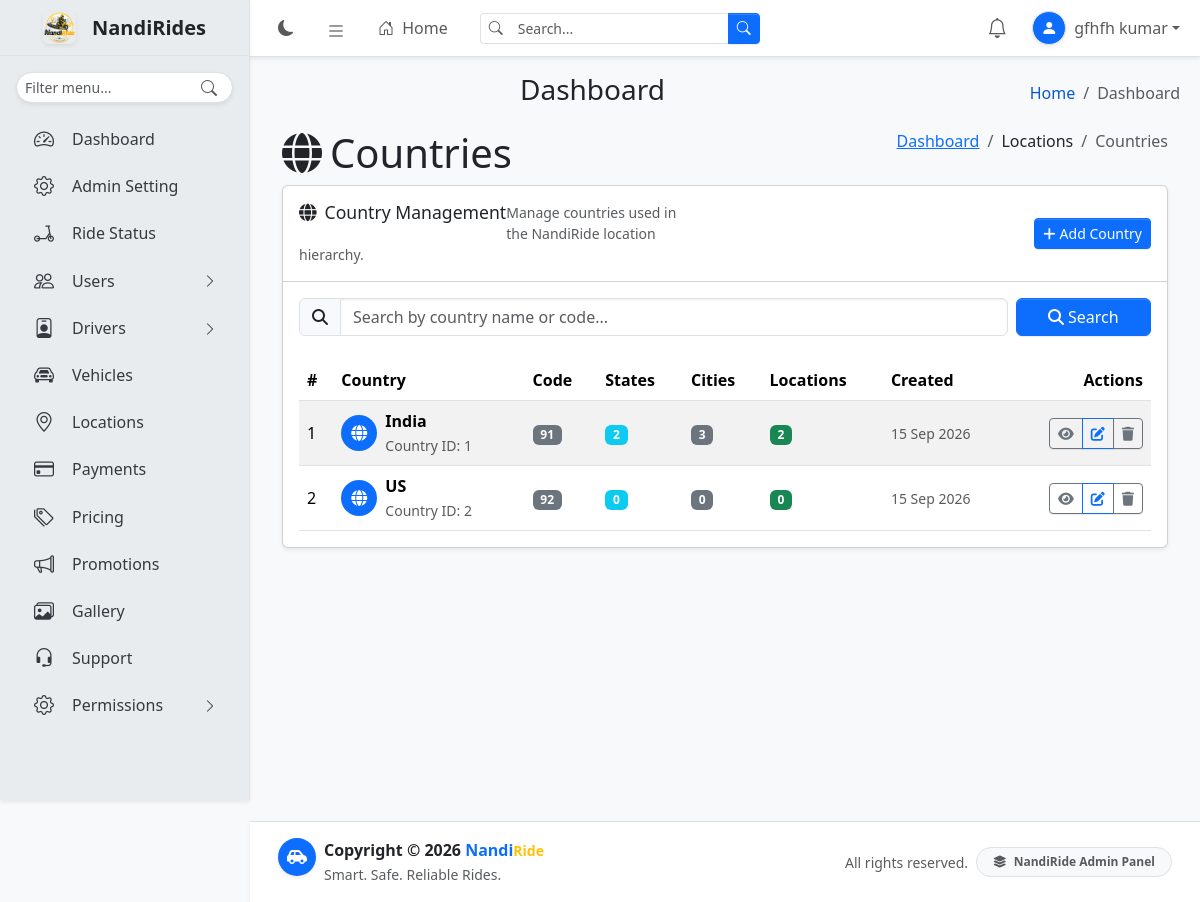
/admindashboard/locations/countries/ (signed in), run on the app's committed database.
### locations/models.py (models this page shows, shortened)
class Country(TimeStampedModel):
    name = models.CharField(max_length=100)
    code = models.CharField(max_length=10, unique=True)

### locations/views.py (the view)
@login_required
@permission_required("locations.view_country", raise_exception=True)
def country_list(request):
    query = request.GET.get(
        "q",
        "",
    ).strip()
    countries = Country.objects.annotate(
        state_count=Count(
            "states",
            distinct=True,
        ),
        city_count=Count(
            "states__cities",
            distinct=True,
        ),
        location_count=Count(
            "states__cities__locations",
            distinct=True,
        ),
    ).order_by("name")
    if query:
        countries = countries.filter(
            Q(name__icontains=query)
            | Q(code__icontains=query)
        )
    context = {
        "countries": countries,
        "query": query,
        "q": query,
    }
    return render(
        request,
        "locations/country_list.html",
        context,
    )

### core/templatetags/navigation.py (called while the page is built)
def user_has_permission(user, permission):
    if not permission:
        return True
    if not user.is_authenticated:
        return False
    if user.is_superuser:
        return True
    return user.has_perm(permission)

def item_is_visible(user, item):
    if item.get("staff_only") and not user.is_staff:
        return False
    permission = item.get("permission")
    if not user_has_permission(user, permission):
        return False
    return True

@register.simple_tag(takes_context=True)
def get_navigation(context):
    request = context["request"]
    current_url_name = ""
    if request.resolver_match:
        current_url_name = request.resolver_match.url_name
    return build_navigation(
        request.user,
        current_url_name,
    )

### support/context_processors.py (called while the page is built)
def notifications(request):
    if not request.user.is_authenticated:
        return {
            "notifications": [],
            "unread_notifications_count": 0,
        }
    user_notifications = Notification.objects.filter(
        user=request.user
    ).order_by("-created_at")[:10]
    unread_count = Notification.objects.filter(
        user=request.user,
        is_read=False
    ).count()
    return {
        "notifications": user_notifications,
        "unread_notifications_count": unread_count,
    }

### locations/templates/locations/country_list.html (shortened to what this page needs)
{% extends "base.html" %}
{% block content %}
<section class="content-header">
    <div class="container-fluid">
        <div class="row mb-2">
            <div class="col-sm-6">
                <h1 class="m-0">
                    <i class="fas fa-globe me-2"></i>Countries
                </h1>
            </div>
            <div class="col-sm-6">
                <ol class="breadcrumb float-sm-end">
                    <li class="breadcrumb-item">
                        <a href="{% url 'dashboard' %}">Dashboard</a>
                    </li>
                    <li class="breadcrumb-item">Locations</li>
                    <li class="breadcrumb-item active">Countries</li>
                </ol>
            </div>
        </div>
    </div>
</section>
<section class="content">
    <div class="container-fluid">
        <div class="card shadow-sm">
            <div class="card-header">
                <div class="d-flex flex-column flex-md-row justify-content-between align-items-md-center gap-2">
                    <div>
                        <h3 class="card-title mb-1">
                            <i class="fas fa-globe me-2"></i>Country Management
                        </h3>
                        <div class="text-muted small">
                            Manage countries used in the NandiRide location hierarchy.
                        </div>
                    </div>
                    <a href="{% url 'country_create' %}" class="btn btn-primary btn-sm">
                        <i class="fas fa-plus me-1"></i>Add Country
                    </a>
                </div>
            </div>
            <div class="card-body">
                <form method="get" class="mb-4">
                    <div class="row g-2">
                        <div class="col-md-10">
                            <div class="input-group">
                                <span class="input-group-text">
                                    <i class="fas fa-search"></i>
                                </span>
                                <input type="text"
                                       name="q"
                                       value="{{ request.GET.q|default:'' }}"
                                       class="form-control"
                                       placeholder="Search by country name or code...">
                            </div>
                        </div>
                        <div class="col-md-2">
                            <button type="submit" class="btn btn-primary w-100">
                                <i class="fas fa-search me-1"></i>Search
                            </button>
                        </div>
                    </div>
                </form>
                <div class="table-responsive">
                    <table class="table table-hover table-striped align-middle mb-0">
                        <thead>
                            <tr>
                                <th>#</th>
                                <th>Country</th>
                                <th>Code</th>
                                <th>States</th>
                                <th>Cities</th>
                                <th>Locations</th>
                                <th>Created</th>
                                <th class="text-end">Actions</th>
                            </tr>
                        </thead>
                        <tbody>
                            {% for country in countries %}
                                <tr>
                                    <td>
                                        {{ forloop.counter }}
                                    </td>
                                    <td>
                                        <div class="d-flex align-items-center">
                                            <span class="avatar bg-primary rounded-circle d-inline-flex align-items-center justify-content-center me-2"
                                                  style="width: 36px; height: 36px;">
                                                <i class="fas fa-globe text-white"></i>
                                            </span>
                                            <div>
                                                <div class="fw-semibold">
                                                    {{ country.name }}
                                                </div>
                                                <small class="text-muted">
                                                    Country ID: {{ country.pk }}
                                                </small>
                                            </div>
                                        </div>
                                    </td>
                                    <td>
                                        <span class="badge bg-secondary">
                                            {{ country.code }}
                                        </span>
                                    </td>
                                    <td>
                                        <span class="badge bg-info">
                                            {{ country.states.count }}
                                        </span>
                                    </td>
                                    <td>
                                        <span class="badge bg-secondary">
                                            {{ country.city_count|default:"0" }}
                                        </span>
                                    </td>
                                    <td>
                                        <span class="badge bg-success">
                                            {{ country.location_count|default:"0" }}
                                        </span>
                                    </td>
                                    <td>
                                        <span class="text-muted small">
                                            {{ country.created_at|date:"d M Y" }}
                                        </span>
                                    </td>
                                    <td class="text-end">
                                        <div class="btn-group" role="group">
                                            <a href="{% url 'country_detail' country.pk %}"
                                               class="btn btn-sm btn-outline-secondary"
                                               title="View Country">
                                                <i class="fas fa-eye"></i>
                                            </a>
                                            <a href="{% url 'country_edit' country.pk %}"
                                               class="btn btn-sm btn-outline-primary"
                                               title="Edit Country">
                                                <i class="fas fa-edit"></i>
                                            </a>
                                            <button type="button"
                                                    class="btn btn-sm btn-outline-secondary"
                                                    title="Delete Country"
                                                    data-bs-toggle="modal"
                                                    data-bs-target="#deleteCountryModal{{ country.pk }}">
                                                <i class="fas fa-trash"></i>
                                            </button>
                                        </div>
                                    </td>
                                </tr>
                            {% endfor %}
                        </tbody>
                    </table>
                </div>
            </div>
        </div>
    </div>
</section>
{% endblock %}

### templates/includes/navbar.html (shortened to what this page needs)
{% load static %}
<nav class="app-header navbar navbar-expand bg-body border-bottom shadow-sm {% if request.resolver_match.url_name == 'login' %}app-header-login{% else %}app-header-dashboard{% endif %}" style="position:fixed!important;top:0;right:0;z-index:1030!important;">
    <div class="container-fluid position-relative">
        <ul class="navbar-nav align-items-center">
            <li class="nav-item">
                <button type="button" class="nav-link border-0 bg-transparent rounded-circle" id="theme-toggle" aria-label="Toggle theme" title="Toggle theme">
                    <i class="bi bi-moon-fill" id="theme-icon"></i>
                </button>
            </li>
            {% if request.resolver_match.url_name != 'login' %}
            <li class="nav-item">
                <a class="nav-link rounded" data-lte-toggle="sidebar" href="#" role="button" aria-label="Toggle sidebar" title="Toggle sidebar">
                    <i class="bi bi-list fs-5"></i>
                </a>
            </li>
            <li class="nav-item d-none d-md-block">
                <a href="{% url 'dashboard' %}" class="nav-link fw-medium">
                    <i class="bi bi-house-door me-1"></i>
                    Home
                </a>
            </li>
            {% endif %}
        </ul>
        {% if request.resolver_match.url_name == 'login' %}
        <div class="position-absolute top-50 start-50 translate-middle d-flex align-items-center gap-3 text-nowrap">
            <img src="{% static 'user/images/logo.png' %}" alt="NandiRide Logo" width="42" height="42" class="rounded-3 shadow-sm">
            <div class="lh-sm">
                <div class="fw-bold fs-5 text-body">
                    Welcome to the Nandi<small class="text-warning">Ride</small>
                    <span class="fs-5 text-body fw-semibold">Administration Portal</span>
                </div>
            </div>
        </div>
        {% else %}
        <form class="d-none d-md-flex ms-3" role="search" method="get" action="#">
            <div class="input-group input-group-sm">
                <span class="input-group-text bg-body border-end-0">
                    <i class="bi bi-search text-body-secondary"></i>
                </span>
                <input type="search" id="navbar-search-input" name="q" class="form-control border-start-0 shadow-none" placeholder="Search..." autocomplete="off" value="{{ request.GET.q|default:'' }}">
                <button type="submit" class="btn btn-primary">
                    <i class="bi bi-search"></i>
                </button>
            </div>
        </form>
        {% endif %}
        <ul class="navbar-nav ms-auto align-items-center">
            {% if user.is_authenticated %}
            <li class="nav-item dropdown notification-nav-item">
                <a class="nav-link notification-bell-wrapper rounded-circle"
                   href="#"
                   role="button"
                   data-bs-toggle="dropdown"
                   aria-expanded="false"
                   aria-label="Notifications"
                   title="Notifications">
                    <i class="bi bi-bell fs-5"></i>
                </a>
            </li>
            <li class="nav-item dropdown ms-1">
                <a class="nav-link dropdown-toggle d-flex align-items-center px-2" href="#" role="button" data-bs-toggle="dropdown" aria-expanded="false">
                    {% if user.profile.profile_image %}
                    <img src="{{ user.profile.profile_image.url }}" class="rounded-circle shadow-sm border me-2 object-fit-cover" width="34" height="34" alt="User profile">
                    {% else %}
                    <span class="rounded-circle shadow-sm border me-2 bg-primary text-white d-inline-flex align-items-center justify-content-center" style="width:34px;height:34px;">
                        <i class="bi bi-person-fill"></i>
                    </span>
                    {% endif %}
                    <span class="d-none d-md-inline fw-medium">{{ user.get_full_name|default:user.get_username }}</span>
                </a>
            </li>
            {% endif %}
        </ul>
    </div>
</nav>

### static/css/custom.css (style rules this page uses)
body { min-height: 100vh; }
.card { margin-bottom: 1rem; }

### templates/includes/navbar.html (style rules this page uses)
.notification-nav-item { position: relative; }
.notification-bell-wrapper { width: 42px; height: 42px; display: inline-flex; align-items: center; justify-content: center; position: relative; margin-right: 2px; }
.notification-bell-wrapper .bi-bell { line-height: 1; }

### data on the page
Country: name "India", pk "1", code "91", states.count "2", city_count "3", location_count "2", created_at "15 Sep 2026"
Country: name "US", pk "2", code "92", states.count "0", city_count "0", location_count "0", created_at "15 Sep 2026"

### other printed values
{{ user.get_full_name|default:user.get_username }} "gfhfh kumar"
{{ item.title }} "Dashboard" "Admin Setting" "Ride Status" "Vehicles" "Locations" "Payments" "Pricing" "Promotions" "Gallery" "Support"
{{ item.title }} "Users" "Drivers" "Permissions"
{{ page_title|default:"Dashboard" }} "Dashboard"
